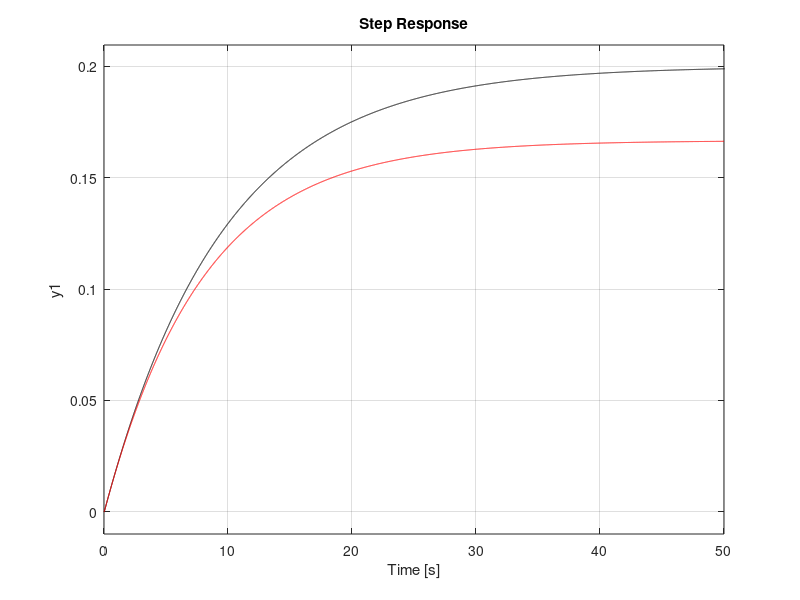
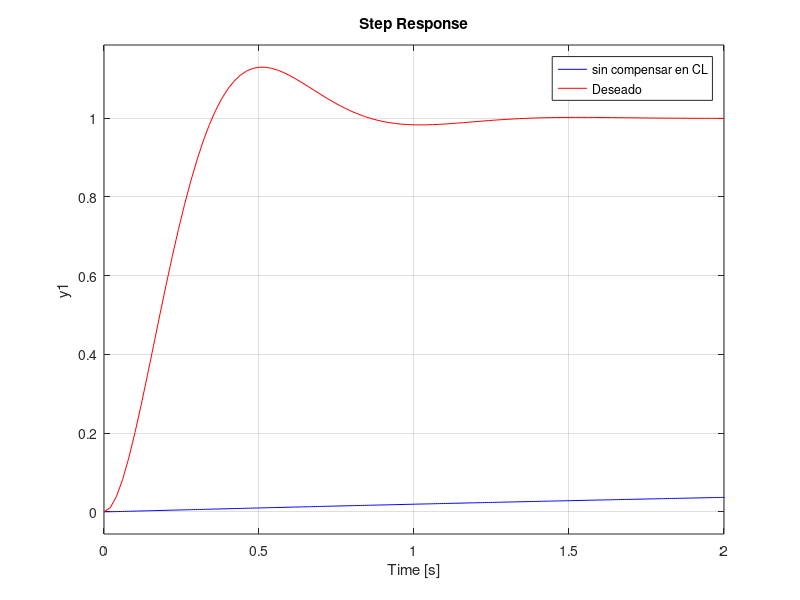
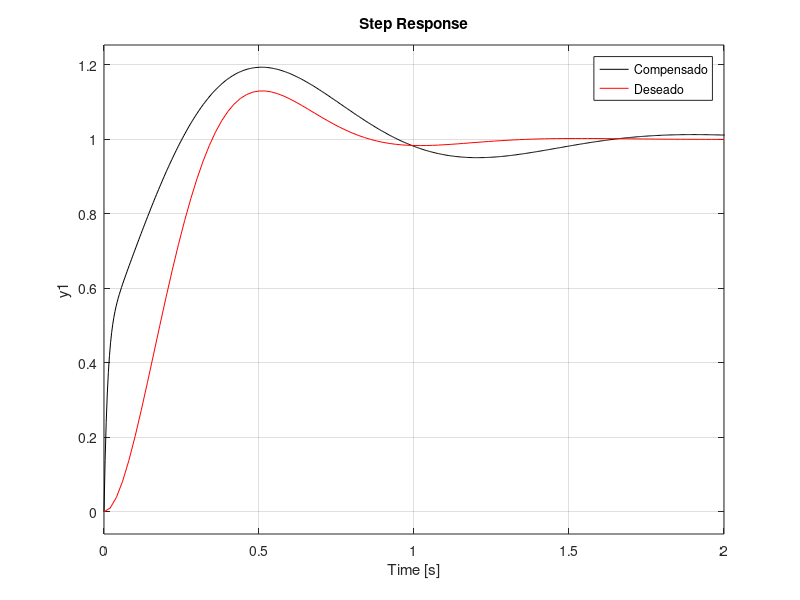
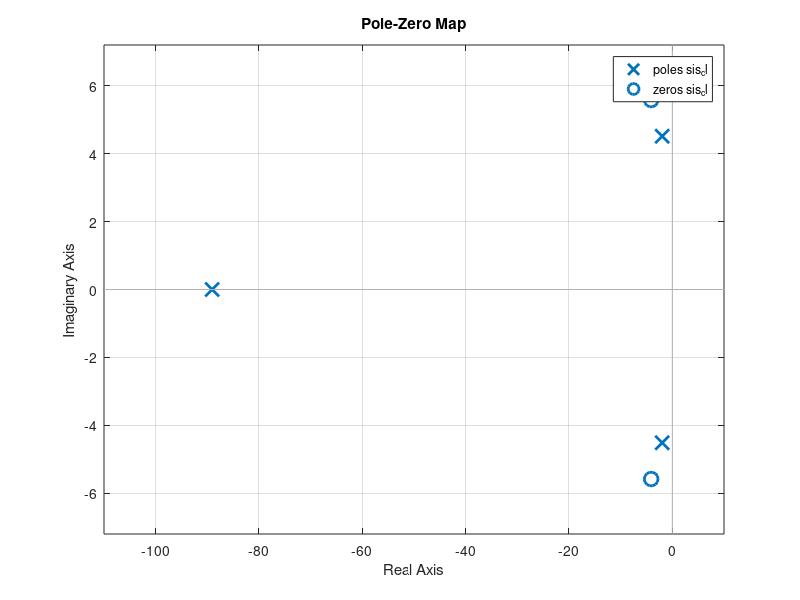

The MATLAB source for these figures, in order:
clc
close all
clear

%proceso
% g=tf(1,[1 3 5]);
g=tf(1,[1 48 5]);
step(g,'k')
g_cl=feedback(g,1);
hold on
step(g_cl,'r')
%deseado
Ts=1;
so=0.13;
e=sqrt((log(so))^2/(pi^2+(log(so))^2));
wn=4/(Ts*e);
g_d=tf(wn^2,[1 2*e*wn wn^2]);
figure
step(g_cl,'b')
hold on
step(g_d,'r')
legend('sin compensar en CL','Deseado')
[P Z]=pzmap(g_d)

pol_d=[1 2*e*wn wn^2];
pol_a=conv(pol_d,[1 40]);

%------controlador----
K_p=373.9-5;
T_i=K_p/2157.5;
T_d=(48-3)/K_p;
g_c=tf([K_p*T_i*T_d K_p*T_i K_p],[T_i 0]);

%--------compensado----
sis_ol=g_c*g;
sis_cl=feedback(sis_ol,1);
figure
step(sis_cl,'k')
hold on
step(g_d,'r')
legend('Compensado','Deseado')
[p z]=pzmap(sis_cl)
figure
pzmap(sis_cl)


%-----------lugar geometrico---
figure
rlocus(g)
figure
rlocus(sis_ol)
